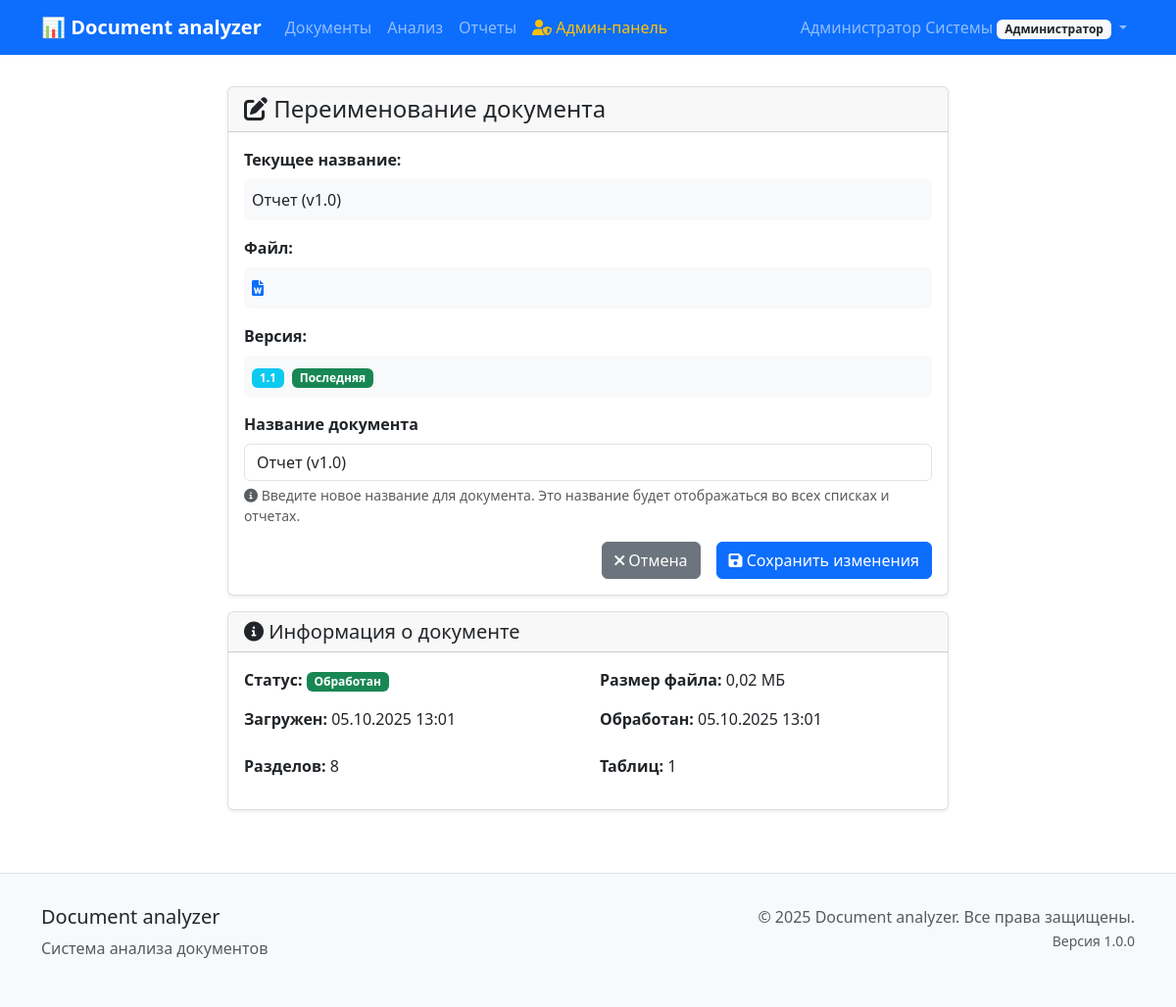
/documents/89/rename/ (signed in), run on an earlier commit of the app's database.
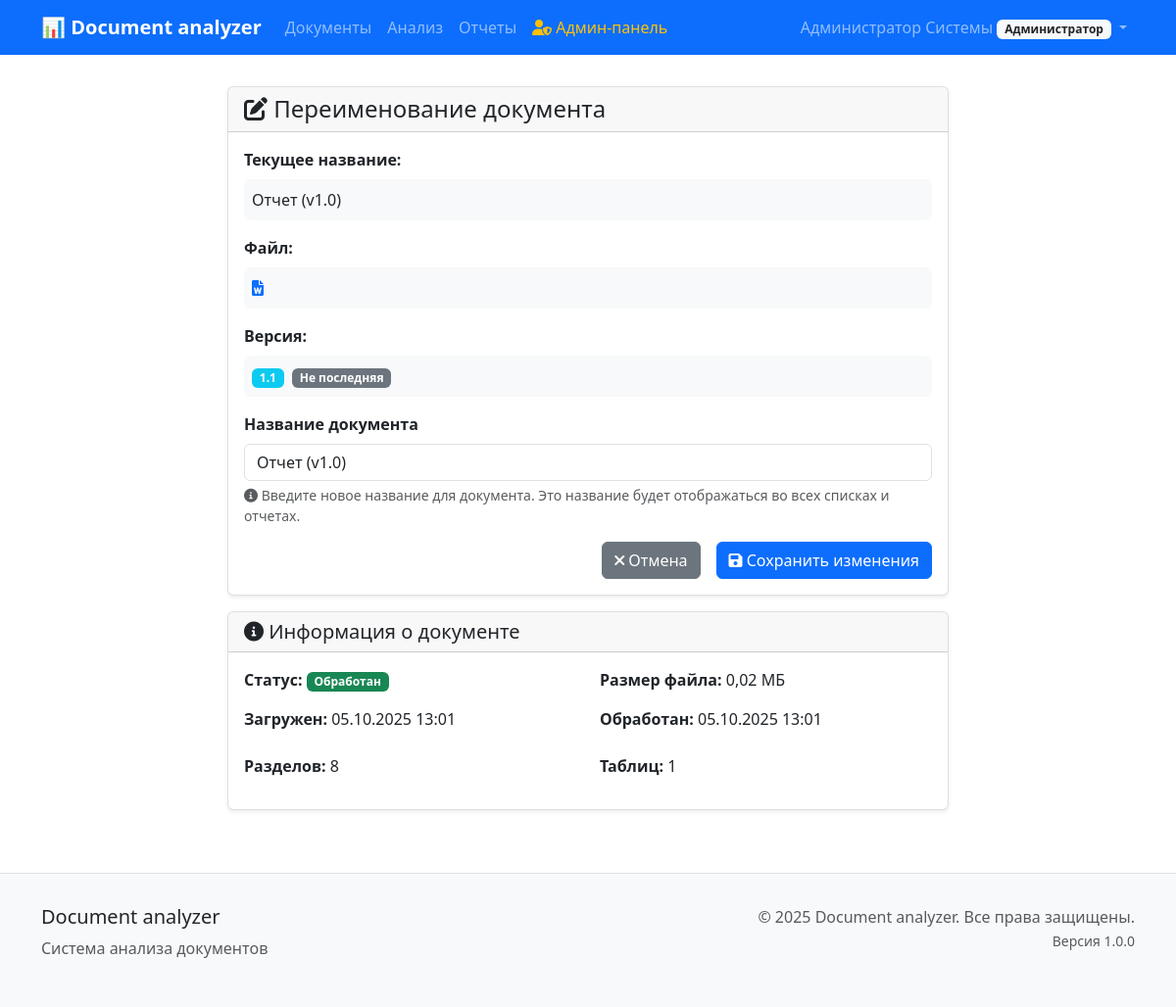
And on a later commit of the database.
### documents/views.py (the view, shortened to what this page needs)
# urls.py: path('<int:pk>/rename/', views.DocumentRenameView.as_view(), name='rename'),
class DocumentRenameView(LoginRequiredMixin, View):
    def get(self, request, pk):
        document = get_object_or_404(Document, pk=pk, user=request.user)
        form = DocumentRenameForm(instance=document)
        return render(request, 'documents/document_rename.html', {
            'document': document,
            'form': form
        })

### documents/forms.py
class DocumentRenameForm(forms.ModelForm):
    class Meta:
        model = Document
        fields = ['title']
        widgets = {
            'title': forms.TextInput(attrs={
                'class': 'form-control',
                'placeholder': 'Введите новое название документа'
            })
        }
    def __init__(self, *args, **kwargs):
        super().__init__(*args, **kwargs)
        self.fields['title'].label = 'Название документа'
        self.fields['title'].required = True

### documents/models.py (called while the page is built)
    def get_file_size_mb(self):
        if self.file_size:
            return round(self.file_size / (1024 * 1024), 2)
        return 0

    def get_parsed_sections_count(self):
        return self.sections.count()

    def get_parsed_tables_count(self):
        return self.tables.count()

    def has_content(self):
        return bool(self.content_text and self.content_text.strip())

### templates/documents/document_rename.html (shortened to what the changed rows need)
{% extends 'base/base.html' %}
{% block content %}
<div class="row justify-content-center">
    <div class="col-md-8">
        <div class="card">
            <div class="card-body">
                {% if document.version %}
                <div class="mb-3">
                    <p class="form-control-plaintext bg-light p-2 rounded">
                        <span class="badge bg-info">{{ document.version }}</span>
                        {% if document.is_latest_version %}
                            <span class="badge bg-success ms-1">Последняя</span>
                        {% else %}
                            <span class="badge bg-secondary ms-1">Не последняя</span>
                        {% endif %}
                    </p>
                </div>
                {% endif %}
            </div>
        </div>
    </div>
</div>
{% endblock %}

What changed in the data, as far as the page shows it:
changed Document "Отчет (v1.0)": is_latest_version True → False (drawn)
Also different on the page:
text no longer shown: "Последняя"
text now shown: "Не последняя"
